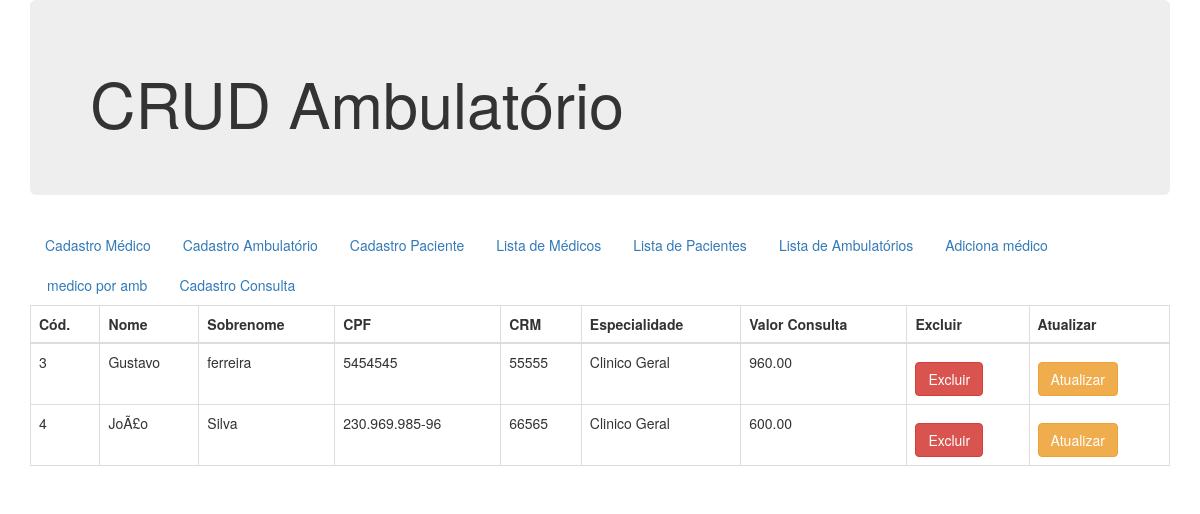
The page /tela-listar-medicos.php on the database its author committed.
### tables this page shows
CREATE TABLE IF NOT EXISTS `tb_medico` (
  `cd_medico` int(11) NOT NULL AUTO_INCREMENT,
  `nm_medico` varchar(50) NOT NULL,
  `nm_sobrenome` varchar(100) DEFAULT NULL,
  `nr_cpf` varchar(14) DEFAULT NULL,
  `nr_crm` int(11) NOT NULL,
  `ds_especialidade` varchar(20) DEFAULT NULL,
  `vl_consulta` decimal(10,2) DEFAULT NULL,
  PRIMARY KEY (`cd_medico`),
  UNIQUE KEY `nr_cpf` (`nr_cpf`)
);

### banco-medico.php (called while the page is built, shortened)
<?php
    function listarMedico($conexao){
        $query = "SELECT * FROM tb_medico";
        $result = mysqli_query($conexao, $query);
        return $result;
    }

### tela-listar-medicos.php (the view, shortened to what this page needs)
<?php
    include('conecta.php');
    include('banco-medico.php');
    include('header.php');
?>
    <table class="table table-bordered">
        <thead>
            <tr>
                <th>Cód.</th>
                <th>Nome</th>
                <th>Sobrenome</th>
                <th>CPF</th>
                <th>CRM</th>
                <th>Especialidade</th>
                <th>Valor Consulta</th>
                <th>Excluir</th>
                <th>Atualizar</th>
            </tr>
        </thead>
    <?php
        $result = listarMedico($conexao);
        while($linha = mysqli_fetch_assoc($result)){
    ?>
        <tr>
            <td><?php echo $linha['cd_medico']; ?></td>
            <td><?php echo $linha['nm_medico']; ?></td>
            <td><?php echo $linha['nm_sobrenome']; ?></td>
            <td><?php echo $linha['nr_cpf']; ?></td>
            <td><?php echo $linha['nr_crm']; ?></td>
            <td><?php echo $linha['ds_especialidade']; ?></td>
            <td><?php echo $linha['vl_consulta']; ?></td>
            <td>
                <form method="post" action="apaga-medico.php">
                   <button type="submit" class="btn btn-danger">Excluir</button>
                </form>
            </td>
            <td>
                <form method="post" action="frm-atualiza-medico.php">
                   <button type="submit" class="btn btn-warning">Atualizar</button>
                </form>
            </td>
        </tr>
    <?php
        }
    ?>
    </table>
<?php include('footer.php')?>

### css/estilo.css (style rules this page uses)
button { margin-top: 10px; }

### tela-listar-medicos.php (style rules this page uses)
tr th { font-weight: bolder; }

### rows shown on the page
tb_medico: cd_medico "3", nm_medico "Gustavo", nm_sobrenome "ferreira", nr_cpf "5454545", nr_crm "55555", ds_especialidade "Clinico Geral", vl_consulta "960.00"
tb_medico: cd_medico "4", nm_medico "JoÃ£o", nm_sobrenome "Silva", nr_cpf "230.969.985-96", nr_crm "66565", ds_especialidade "Clinico Geral", vl_consulta "600.00"
